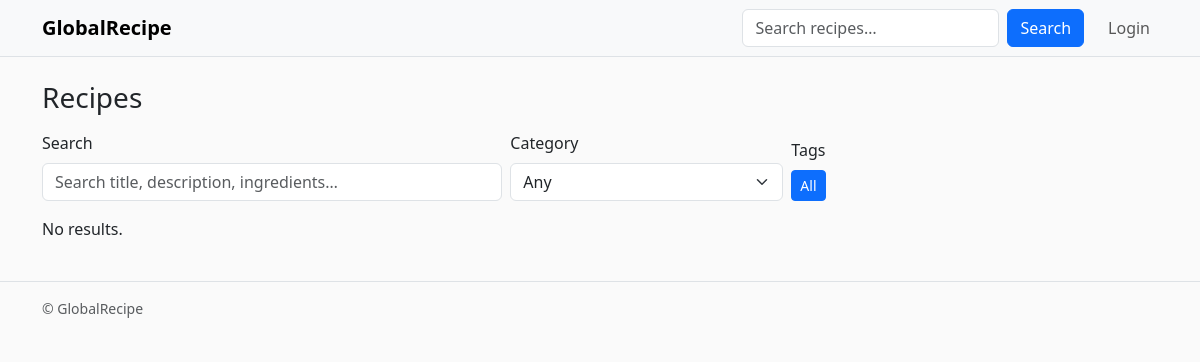
Before: /recipes/ with the older database file.
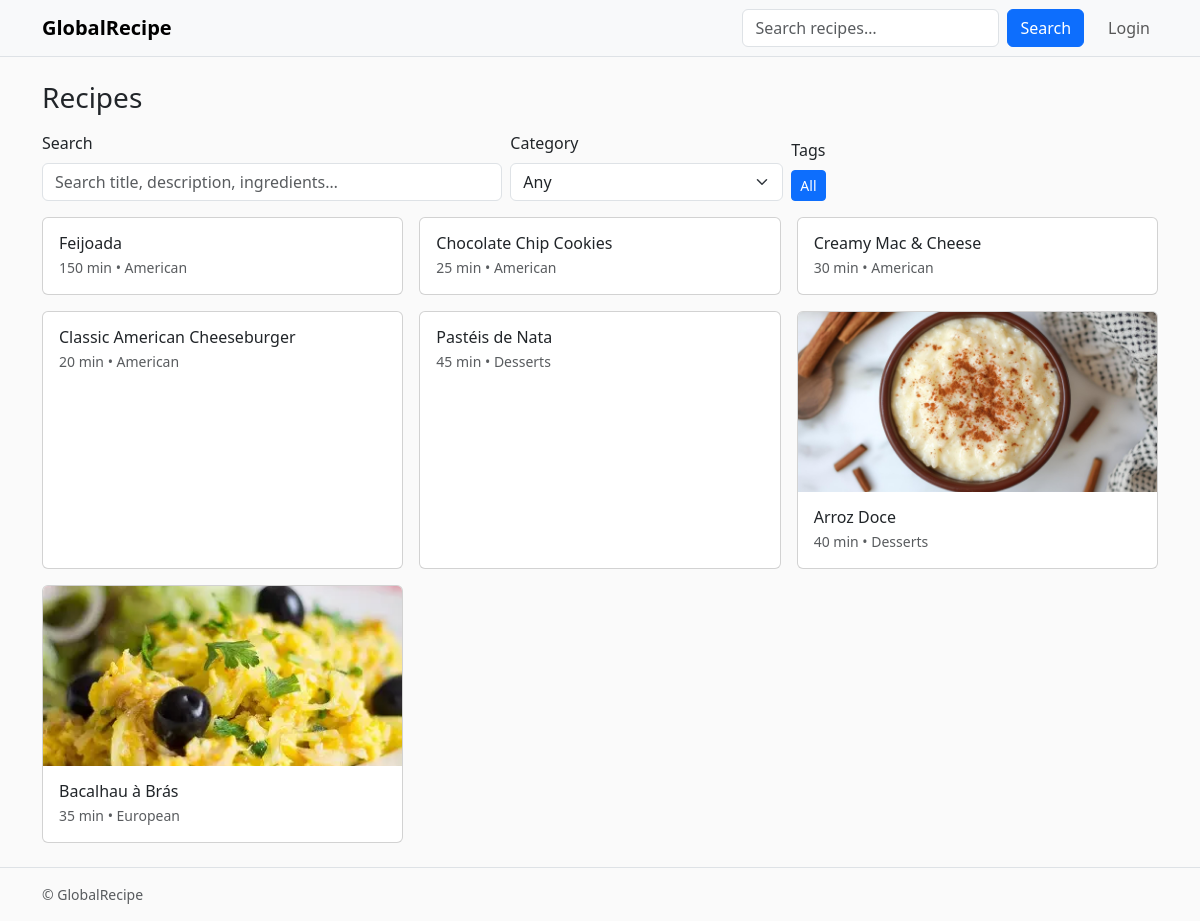
After: the same page with the newer database file.
### recipe_app/models.py (models this page shows, shortened)
class Recipe(models.Model):
    CATEGORY_CHOICES = [
        ("african", "African"),
        ("asian", "Asian"),
        ("european", "European"),
        ("american", "American"),
        ("vegan", "Vegan"),
        ("desserts", "Desserts"),
        ("quick", "Quick"),
        ("other", "Other"),
    ]
    title = models.CharField(max_length=200)
    slug = models.SlugField(max_length=220, unique=True, blank=True)
    author = models.ForeignKey(User, on_delete=models.CASCADE, related_name="recipes")
    category = models.CharField(max_length=20, choices=CATEGORY_CHOICES, default="other")
    description = models.TextField(blank=True)
    cooking_time_min = models.PositiveIntegerField(default=0)
    servings = models.PositiveIntegerField(default=1)
    image = models.ImageField(upload_to="recipe_images/", blank=True, null=True)
    rating = models.DecimalField(max_digits=2, decimal_places=1, default=Decimal("0.0"))
    tags = models.ManyToManyField(Tag, blank=True, related_name="recipes")
    created_at = models.DateTimeField(auto_now_add=True)
    updated_at = models.DateTimeField(auto_now=True)
    class Meta:
        ordering = ["-created_at"]

### recipe_app/views.py (the view)
# urls.py: path('recipes/', views.RecipeListView.as_view(), name='recipe_list'),
class RecipeListView(ListView):
    template_name = "recipe_app/recipe_list.html"
    context_object_name = "recipes"
    paginate_by = 12
    def get_queryset(self):
        qs = Recipe.objects.select_related("author").prefetch_related("tags").order_by("-created_at")
        q = self.request.GET.get("q")
        tag = self.request.GET.get("tag")
        cat = self.request.GET.get("category")
        if q:
            qs = qs.filter(Q(title__icontains=q) | Q(description__icontains=q) | Q(ingredients__text__icontains=q)).distinct()
        if tag:
            qs = qs.filter(tags__name__iexact=tag)
        if cat:
            qs = qs.filter(category=cat)
        return qs
    def get_context_data(self, **kwargs):
        ctx = super().get_context_data(**kwargs)
        ctx["tags"] = Tag.objects.all()
        ctx["active_tag"] = self.request.GET.get("tag", "")
        ctx["active_category"] = self.request.GET.get("category", "")
        ctx["q"] = self.request.GET.get("q", "")
        return ctx

### recipe_app/templates/recipe_app/recipe_list.html (shortened to what this page needs)
{% extends "recipe_app/base.html" %}
{% load static %}
{% block content %}
<h1 class="h3 mb-3">Recipes</h1>
<form method="get" class="row g-2 align-items-end mb-3">
  <div class="col-sm-5">
    <label class="form-label">Search</label>
    <input name="q" value="{{ q }}" class="form-control" placeholder="Search title, description, ingredients…">
  </div>
  <div class="col-sm-3">
    <label class="form-label">Category</label>
    <select name="category" class="form-select">
      <option value="">Any</option>
    </select>
  </div>
   <div class="col-sm-4">
    <label class="form-label d-block">Tags</label>
    <div class="d-flex flex-wrap gap-2">
      <a class="btn btn-sm {% if not active_tag %}btn-primary{% else %}btn-outline-secondary{% endif %}" href="?q={{ q }}&category={{ active_category }}">All</a>
    </div>
  </div>
</form>
<div class="row row-cols-1 row-cols-sm-2 row-cols-lg-3 g-3">
  {% for r in page_obj %}
  <div class="col">
    <a class="card h-100 text-decoration-none text-body"  href="{% url 'recipe_app:recipe_detail' r.pk %}">
      {% if r.image %}
      <img class="card-img-top object-fit-cover" style="height:180px" src="{{ r.image.url }}" alt="{{ r.title }}">
      {% endif %}
      <div class="card-body">
        <h2 class="h6 mb-1">{{ r.title }}</h2>
        <div class="text-muted small"> {{ r.cooking_time_min }} min • {{ r.get_category_display }}</div>
      </div>
    </a>
  </div>
  {% empty %}
    <p>No results.</p>
  {% endfor %}
</div>
{% endblock %}

Changed rows visible on the page:
added Recipe: title "Feijoada", cooking_time_min "150", category "American"
added Recipe: title "Chocolate Chip Cookies", cooking_time_min "25", category "American"
added Recipe: title "Creamy Mac & Cheese", cooking_time_min "30", category "American"
added Recipe: title "Classic American Cheeseburger", cooking_time_min "20", category "American"
added Recipe: title "Pastéis de Nata", cooking_time_min "45", category "Desserts"
added Recipe: image (picture), title "Arroz Doce", cooking_time_min "40", category "Desserts"
added Recipe: image (picture), title "Bacalhau à Brás", cooking_time_min "35", category "European"
Other visible differences:
text no longer shown: "No results."
